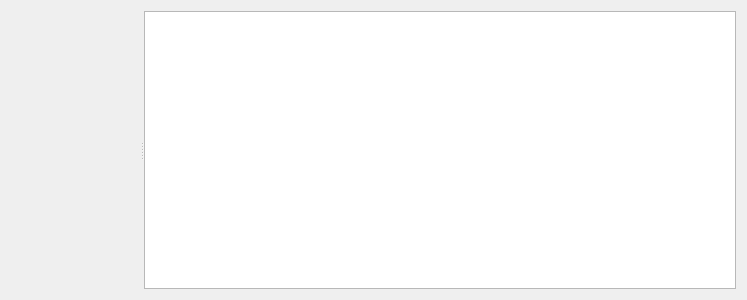
<?xml version="1.0" encoding="UTF-8"?>
<ui version="4.0">
 <class>PianoRoll</class>
 <widget class="QWidget" name="PianoRoll">
  <property name="geometry">
   <rect>
    <x>0</x>
    <y>0</y>
    <width>747</width>
    <height>300</height>
   </rect>
  </property>
  <property name="windowTitle">
   <string>Form</string>
  </property>
  <layout class="QHBoxLayout" name="horizontalLayout_2">
   <item>
    <widget class="QSplitter" name="splitter">
     <property name="orientation">
      <enum>Qt::Horizontal</enum>
     </property>
     <widget class="QWidget" name="layoutWidget">
      <layout class="QHBoxLayout" name="horizontalLayout">
       <item>
        <widget class="QWidget" name="controls" native="true">
         <property name="maximumSize">
          <size>
           <width>200</width>
           <height>16777215</height>
          </size>
         </property>
        </widget>
       </item>
       <item>
        <widget class="QWidget" name="keyboard" native="true">
         <property name="minimumSize">
          <size>
           <width>50</width>
           <height>0</height>
          </size>
         </property>
         <property name="maximumSize">
          <size>
           <width>50</width>
           <height>16777215</height>
          </size>
         </property>
        </widget>
       </item>
      </layout>
     </widget>
     <widget class="QGraphicsView" name="notes">
      <property name="sizePolicy">
       <sizepolicy hsizetype="Maximum" vsizetype="Expanding">
        <horstretch>0</horstretch>
        <verstretch>0</verstretch>
       </sizepolicy>
      </property>
      <property name="minimumSize">
       <size>
        <width>500</width>
        <height>0</height>
       </size>
      </property>
      <property name="verticalScrollBarPolicy">
       <enum>Qt::ScrollBarAlwaysOff</enum>
      </property>
      <property name="horizontalScrollBarPolicy">
       <enum>Qt::ScrollBarAlwaysOff</enum>
      </property>
      <property name="alignment">
       <set>Qt::AlignLeading|Qt::AlignLeft|Qt::AlignVCenter</set>
      </property>
      <property name="transformationAnchor">
       <enum>QGraphicsView::NoAnchor</enum>
      </property>
     </widget>
    </widget>
   </item>
  </layout>
 </widget>
 <resources/>
 <connections/>
</ui>
